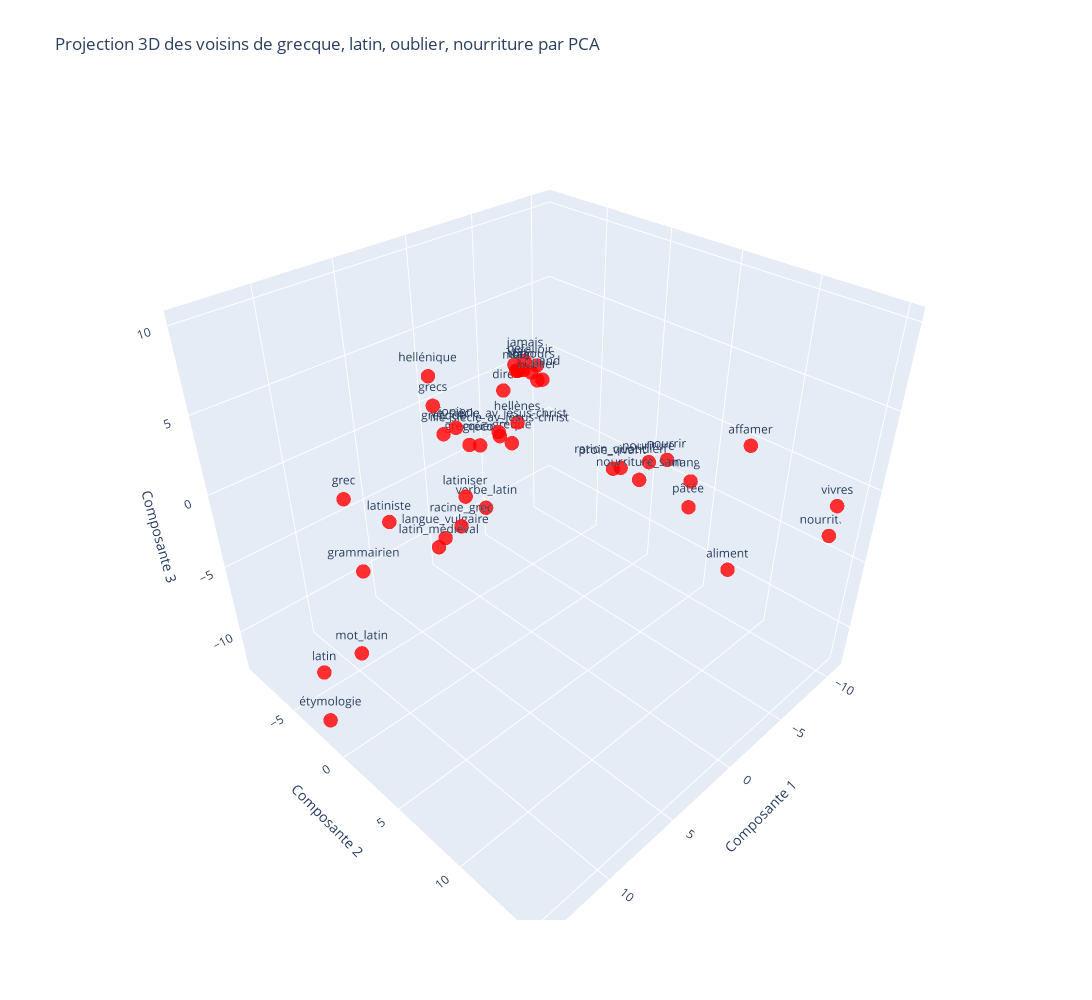
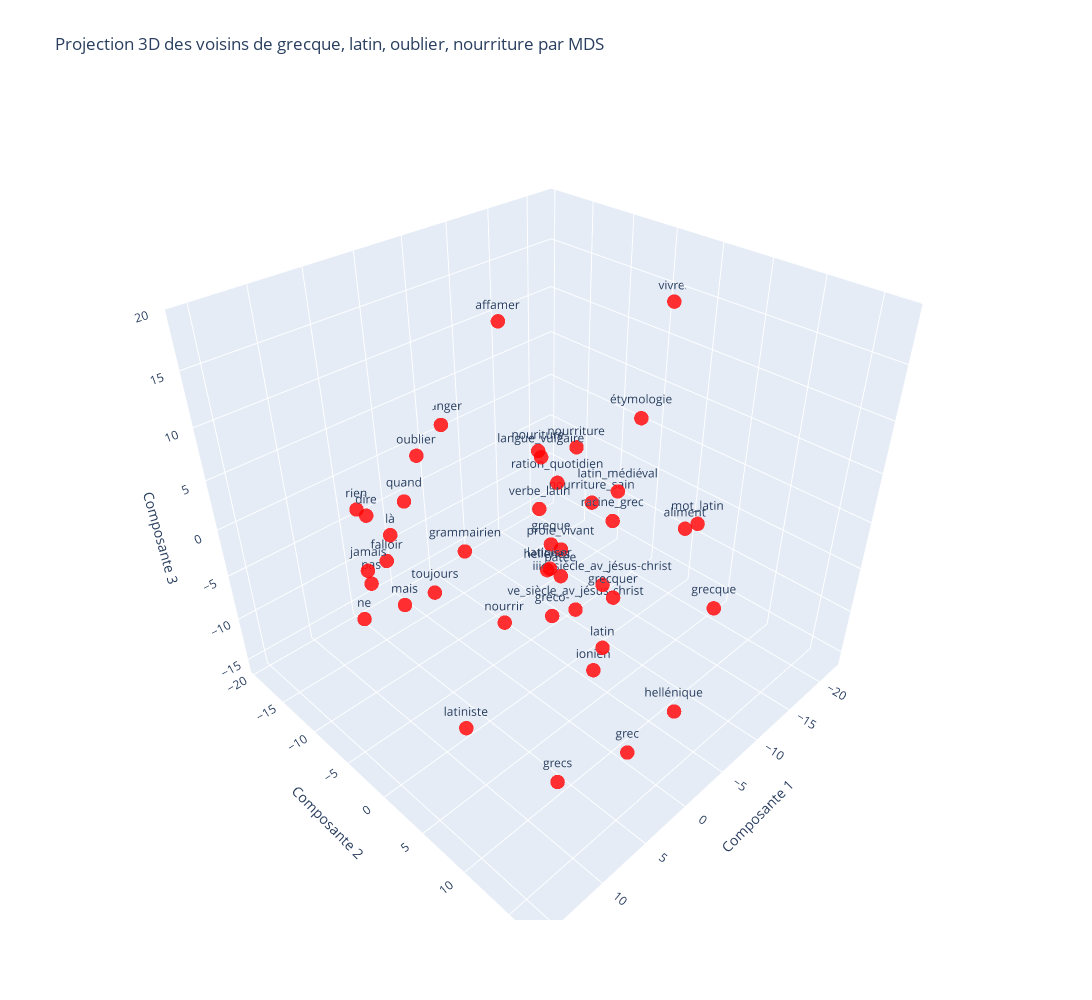

Notebook source saved alongside these figures, in order:
### Code cell
# Question 4a
display_dimred_neighbors(model, mots, n_components=3, topn=10, method='pca', n_neighbors=10)
display_dimred_neighbors(model, mots, n_components=3, topn=10, method='mds', n_neighbors=10)
#
# En utilisant la méthode PCA, on peut voir que les mots 'latin' et 'grecque' sont proches l'un de l'autre (meme cluster)
# Nous observons également un cluster différent pour 'nourriture' et 'oublier'
# En revanche pour la méthode MDS, les mots 'latin' et 'grecque' sont plus éloignés l'un de l'autre ainsi que la densité en plus homogène, les clusters ne sont plus évidents de manière visuelle.
# A noter que la position des différents cluster reste la même pour les deux méthodes.

### Figure 1 — Plotly figure (JSON) as saved in the notebook; plotly's stock layout.template omitted (floating-point values rounded to 4 significant figures)
{"data": [{"marker": {"color": "rgba(255, 0, 0, 0.8)", "size": 5}, "mode": "markers+text", "text": ["dire", "nouriture", "là", "nourrir", "jamais", "hellènes", "ration_quotidien", "ne", "gréco-", "latin_médiéval", "greque", "ve_siècle_av_jésus-christ", "ionien", "grecquer", "falloir", "oublier", "vivres", "grecs", "hellénique", "iiie_siècle_av_jésus-christ", "mot_latin", "proie_vivant", "latiniser", "pâtée", "langue_vulgaire", "rien", "étymologie", "racine_grec", "grammairien", "grec", "verbe_latin", "affamer", "nourriture", "aliment", "mais", "nourriture_sain", "manger", "latiniste", "pas", "latin", "toujours", "grecque", "quand"], "textposition": "top center", "type": "scatter3d", "x": [-6.288, -5.442, -6.703, -6.285, -7.161, 1.638, -3.06, -7.533, 4.506, 7.412, 1.981, 3.693, 6.546, 5.518, -8.358, -6.131, -8.151, 7.553, 9.239, 4.028, 11.92, -2.543, 5.146, -6.779, 6.28, -7.866, 13.98, 5.694, 10.09, 12.22, 3.237, -9.446, -10.84, -5.704, -6.575, -3.361, -10.76, 8.788, -7.872, 13.87, -6.172, 7.417, -7.725], "y": [-9.012, 4.349, -8.017, 5.017, -7.815, 0.8009, 4.228, -9.203, 0.9845, 0.6181, 0.6821, 1.552, 1.607, 1.34, -7.905, -5.586, 15.03, 1.189, 3.196, 2.004, -1.238, 4.102, 0.345, 6.506, -0.2099, -8.679, -2.257, 0.5091, -2.896, -0.3339, -0.2289, 8.512, 13.63, 10.4, -8.024, 5.373, 3.679, -1.754, -9.067, -2.196, -6.184, 1.696, -6.744], "z": [-1.218, -0.4938, 0.4485, -0.4192, 1.071, 3.626, 0.1404, 0.1868, 3.503, -1.79, 2.414, 4.202, 5.664, 4.119, 0.2965, 0.8783, 0.3284, 7.136, 10.09, 4.289, -7.784, 0.2617, 0.2649, -3.298, -2.211, -0.1455, -12.35, -1.351, -3.933, 3.219, -1.703, 0.6882, -3.801, -5.228, 0.4978, -0.279, -4.656, -0.633, -0.2783, -8.563, 1.199, 5.706, -0.09456]}], "layout": {"height": 1000, "scene": {"xaxis": {"title": {"text": "Composante 1"}}, "yaxis": {"title": {"text": "Composante 2"}}, "zaxis": {"title": {"text": "Composante 3"}}}, "showlegend": false, "title": {"text": "Projection 3D des voisins de grecque, latin, oublier, nourriture par PCA"}, "width": 1200}}

### Figure 2 — Plotly figure (JSON) as saved in the notebook; plotly's stock layout.template omitted (floating-point values rounded to 4 significant figures)
{"data": [{"marker": {"color": "rgba(255, 0, 0, 0.8)", "size": 5}, "mode": "markers+text", "text": ["dire", "nouriture", "là", "nourrir", "jamais", "hellènes", "ration_quotidien", "ne", "gréco-", "latin_médiéval", "greque", "ve_siècle_av_jésus-christ", "ionien", "grecquer", "falloir", "oublier", "vivres", "grecs", "hellénique", "iiie_siècle_av_jésus-christ", "mot_latin", "proie_vivant", "latiniser", "pâtée", "langue_vulgaire", "rien", "étymologie", "racine_grec", "grammairien", "grec", "verbe_latin", "affamer", "nourriture", "aliment", "mais", "nourriture_sain", "manger", "latiniste", "pas", "latin", "toujours", "grecque", "quand"], "textposition": "top center", "type": "scatter3d", "x": [9.97, -8.664, 6.682, -3.691, 10.98, -0.5858, -6.283, 11.47, 2.602, -2.214, -1.001, -1.156, 1.181, -1.224, 5.267, 3.928, -22.09, 6.214, -3.172, -3.169, -1.246, -6.082, 3.237, -10.64, 2.216, 8.793, 2.868, -3.214, 12.76, 6.414, 0.444, -9.183, -18.24, -20.45, 7.98, -9.678, -6.926, 15.58, 9.293, 9.897, 4.789, -7.398, 3.731], "y": [-8.008, -7.639, -9.884, -7.367, -7.196, 1.587, -2.866, -7.92, 5.319, 7.392, 1.596, 4.346, 8.615, 8.286, -13.01, -8.957, -3.833, 9.59, 13.82, 5.46, 15.44, -2.152, 5.691, -6.532, 3.753, -11.2, 13.25, 6.177, 7.412, 16.76, 1.732, -13.13, -11.82, 0.9385, -6.927, -1.83, -19.34, 9.898, -9.593, 16.95, -6.862, 13.66, -11.6], "z": [4.381, 2.343, -0.2493, -15.04, -0.1308, -1.647, 2.258, -5.426, -2.366, 8.236, 0.8117, -4.605, -6.995, -0.9805, -5.548, 6.839, 13.82, -15.54, -11.12, -2.465, 9.884, -4.508, 2.986, -12.71, 11.6, 2.792, 18.97, 4.378, 10.77, -5.946, 5.141, 13.08, -3.264, -8.057, -5.404, -0.9934, 0.9411, -1.602, -3.852, 6.784, -5.89, -2.575, 0.9196]}], "layout": {"height": 1000, "scene": {"xaxis": {"title": {"text": "Composante 1"}}, "yaxis": {"title": {"text": "Composante 2"}}, "zaxis": {"title": {"text": "Composante 3"}}}, "showlegend": false, "title": {"text": "Projection 3D des voisins de grecque, latin, oublier, nourriture par MDS"}, "width": 1200}}
